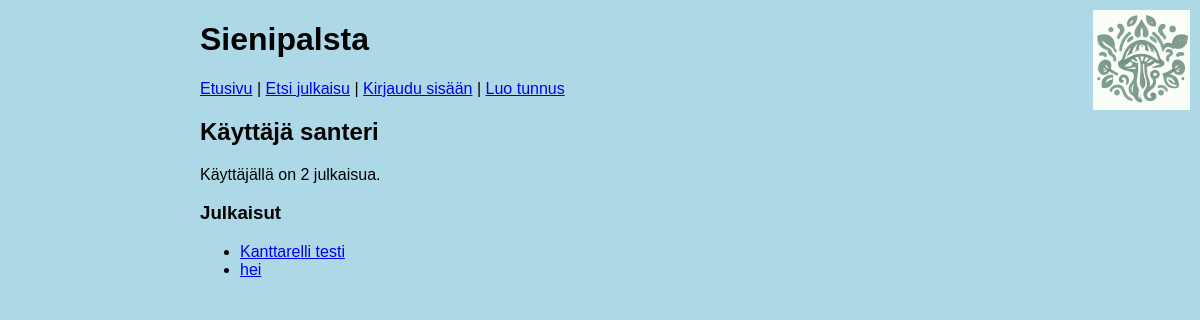
The page /user/2 on the database as committed earlier.
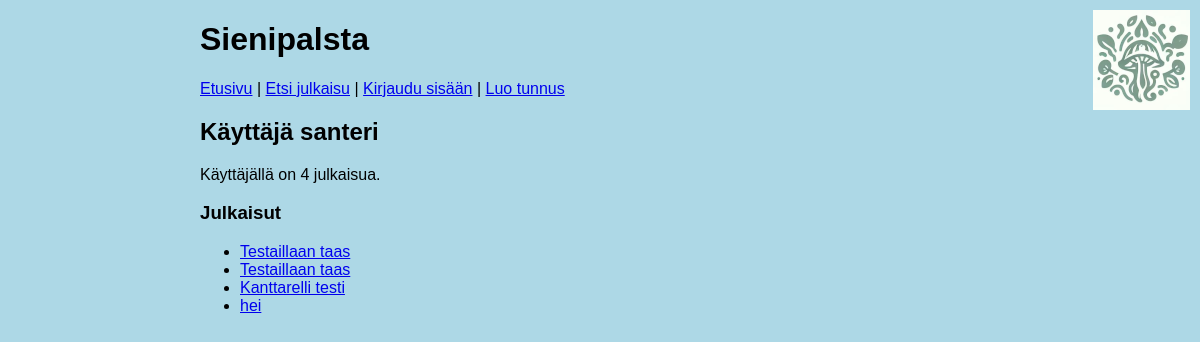
The same page on the database as committed later.
### tables this page shows
CREATE TABLE items (
    id INTEGER PRIMARY KEY,
    title TEXT,
    location TEXT,
    description TEXT,
    user_id INTEGER REFERENCES users
);

### app.py (the view)
@app.route("/user/<int:user_id>")
def show_user(user_id):
    user = users.get_user(user_id)
    if not user:
        abort(404)
    items = users.get_items(user_id)
    return render_template("show_user.html", user=user, items=items)

### db.py (called while the page is built)
def get_connection():
    con = sqlite3.connect("database.db")
    con.execute("PRAGMA foreign_keys = ON")
    con.row_factory = sqlite3.Row
    return con

def query(sql, params=[]):
    con = get_connection()
    con.execute("PRAGMA foreign_keys = ON")
    result = con.execute(sql, params).fetchall()
    con.close()
    return result

### users.py (called while the page is built)
def get_user(user_id):
    sql = "SELECT id, username FROM users WHERE id = ?"
    result = db.query(sql, [user_id])
    return result[0] if result else None

def get_items(user_id):
    sql = "SELECT id, title FROM items WHERE user_id = ? ORDER BY id DESC"
    return db.query(sql, [user_id])

### templates/show_user.html (shortened to what this page needs)
{% extends "layout.html" %}
{% block content %}
<body>
  <h2>Käyttäjä {{ user.username }}</h2>
  <p>
    Käyttäjällä on {{ items | count }} julkaisua.
  </p>
  <h3>Julkaisut</h3>
  <ul>
    {% for item in items %}
    <li><a href="/item/{{ item.id }}">{{ item.title }}</a></li>
    {% endfor %}
  </ul>
</body>
{% endblock %}

Rows that differ between the two databases and show on the page:
added items: title "Testaillaan taas"
added items: title "Testaillaan taas"
Other text that changed with them:
{{ items | count }}: "2" → "4"
